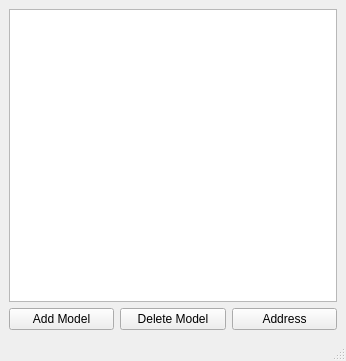
<?xml version="1.0" encoding="UTF-8"?>
<ui version="4.0">
 <class>MainWindow</class>
 <widget class="QMainWindow" name="MainWindow">
  <property name="geometry">
   <rect>
    <x>0</x>
    <y>0</y>
    <width>346</width>
    <height>361</height>
   </rect>
  </property>
  <property name="windowTitle">
   <string>MainWindow</string>
  </property>
  <widget class="QWidget" name="centralwidget">
   <layout class="QGridLayout" name="gridLayout_2">
    <item row="0" column="0">
     <layout class="QGridLayout" name="gridLayout">
      <item row="1" column="0">
       <widget class="QPushButton" name="AddModel_Button">
        <property name="text">
         <string>Add Model</string>
        </property>
       </widget>
      </item>
      <item row="1" column="1">
       <widget class="QPushButton" name="DeleteModel_Buttom">
        <property name="text">
         <string>Delete Model</string>
        </property>
       </widget>
      </item>
      <item row="1" column="2">
       <widget class="QPushButton" name="SetAddress">
        <property name="text">
         <string>Address</string>
        </property>
       </widget>
      </item>
      <item row="0" column="0" colspan="3">
       <widget class="QListWidget" name="ListModel"/>
      </item>
     </layout>
    </item>
   </layout>
  </widget>
  <widget class="QMenuBar" name="menubar">
   <property name="geometry">
    <rect>
     <x>0</x>
     <y>0</y>
     <width>346</width>
     <height>21</height>
    </rect>
   </property>
  </widget>
  <widget class="QStatusBar" name="statusbar"/>
 </widget>
 <resources/>
 <connections/>
</ui>
